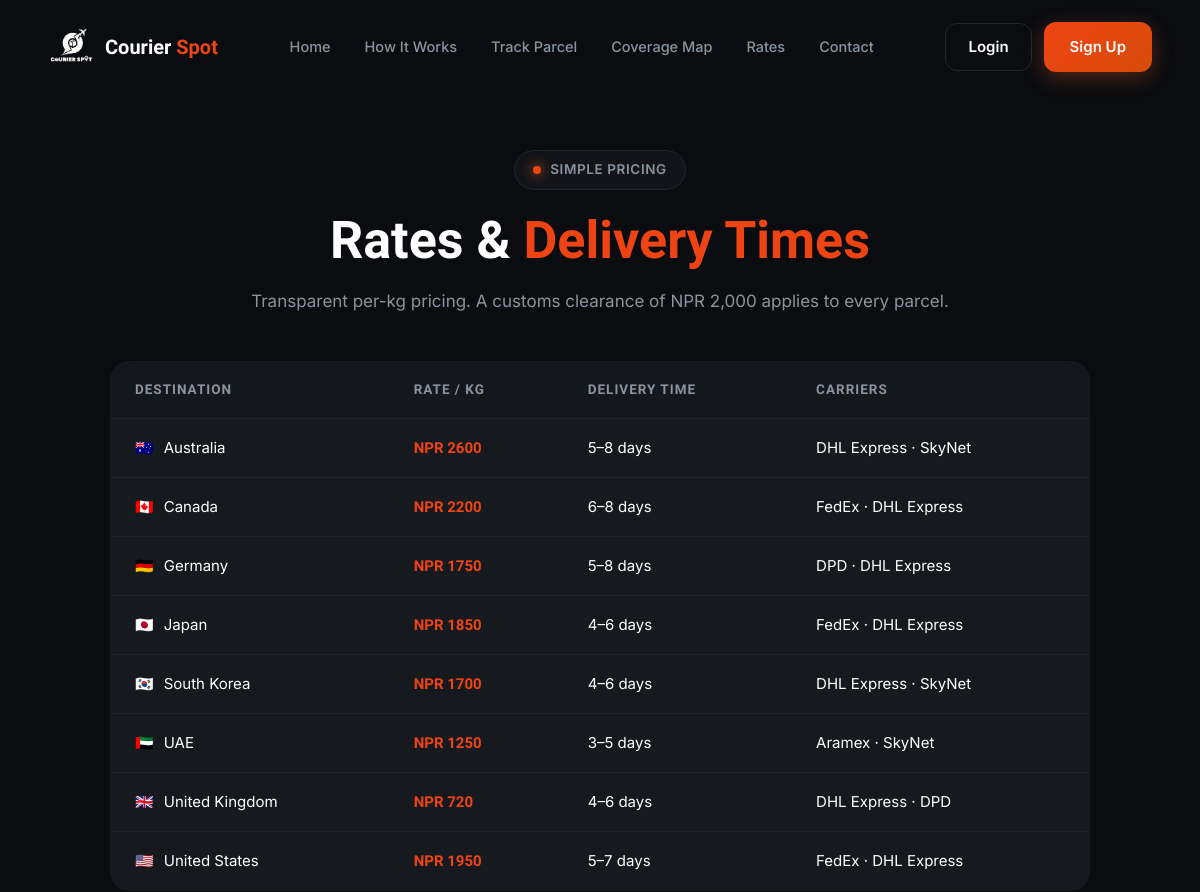
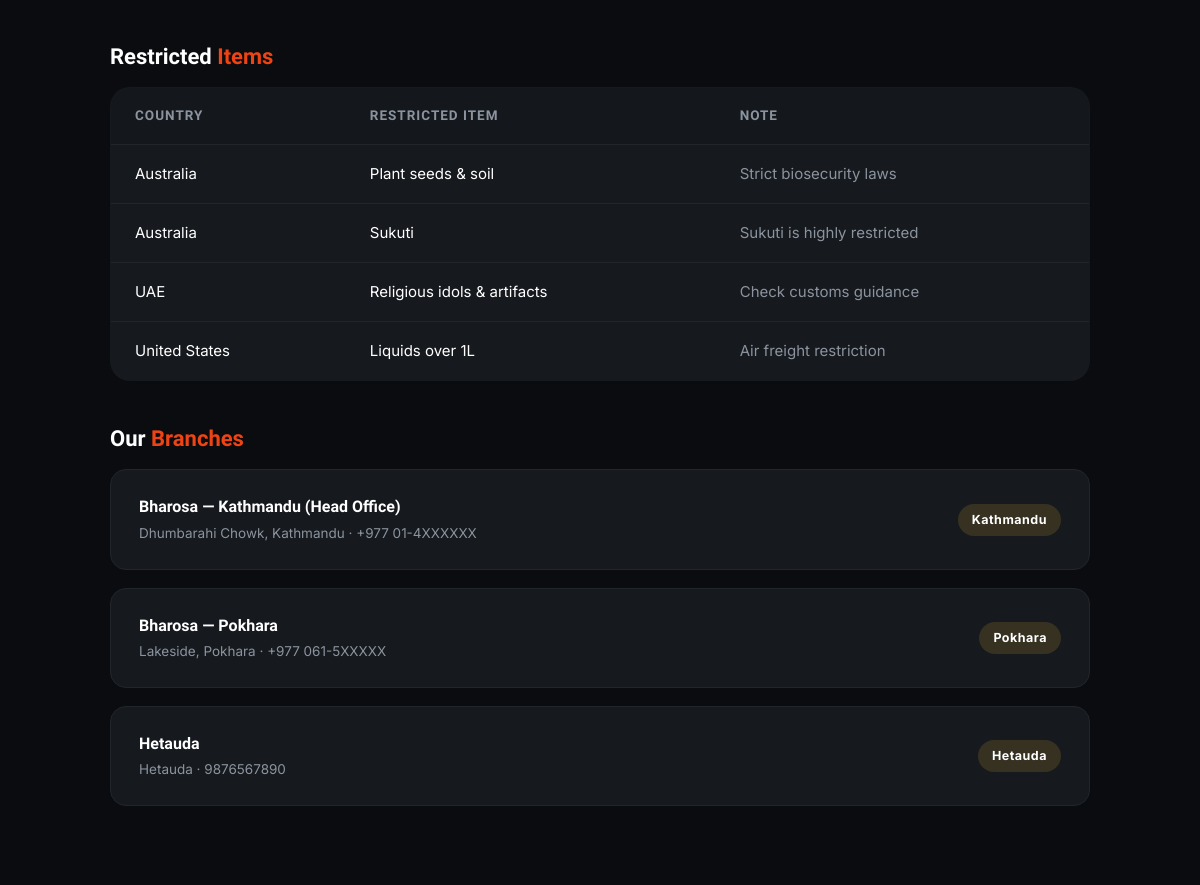
The app's page /rates/ (upper part), older data (2 pictures, top to bottom).
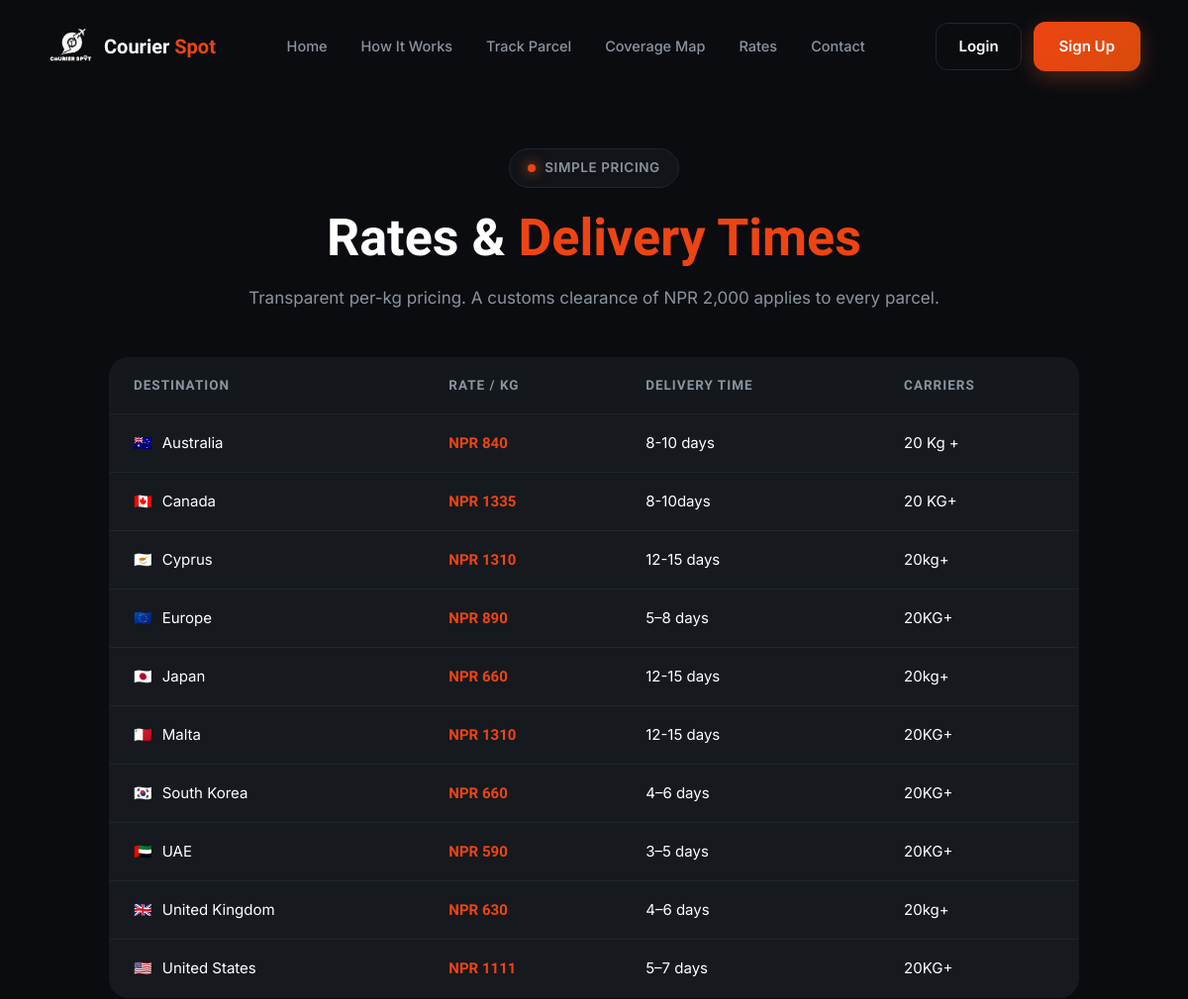
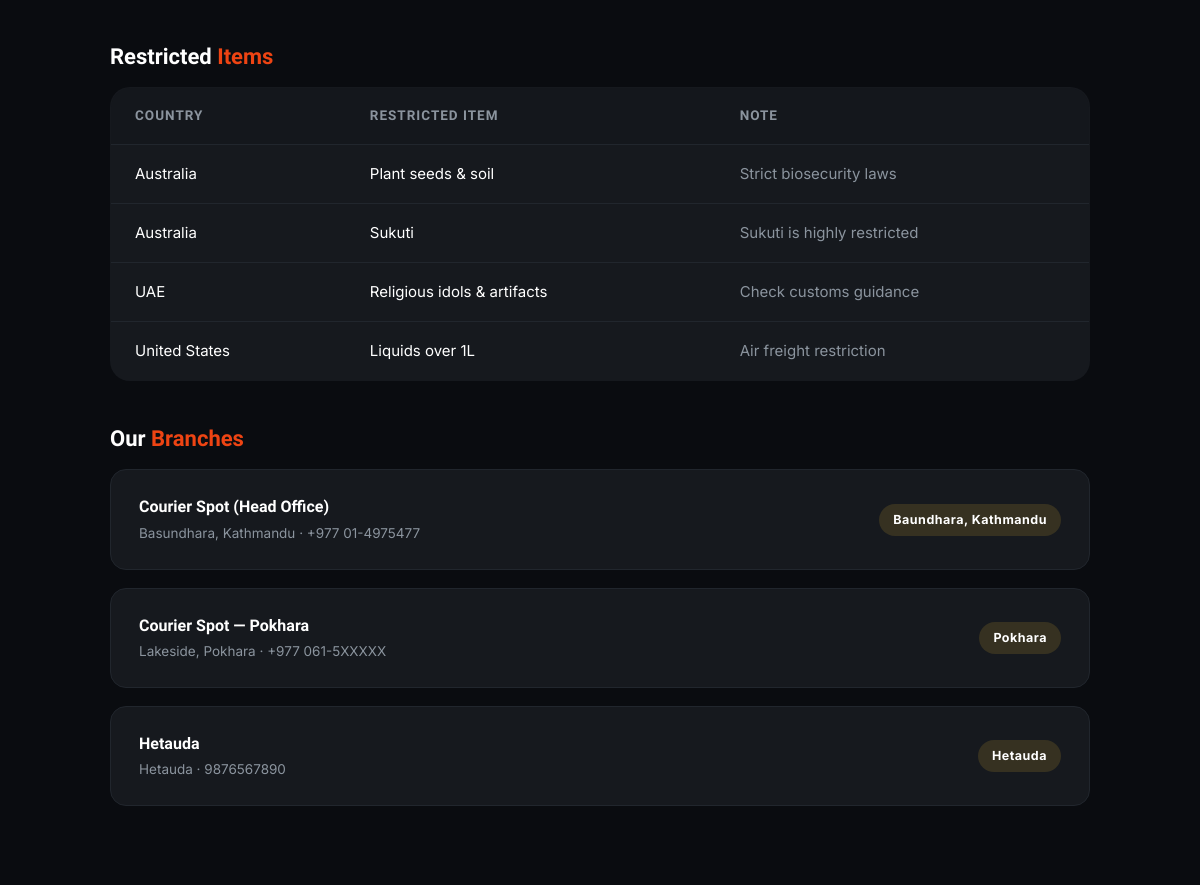
The same page, newer data (2 pictures, top to bottom).
### core/models.py (models this page shows, shortened)
class RateCard(models.Model):
    country = models.CharField(max_length=80, unique=True)
    flag = models.CharField(max_length=8, blank=True, help_text='Emoji flag, e.g. 🇺🇸')
    rate_per_kg = models.DecimalField(max_digits=12, decimal_places=2)
    delivery_days = models.CharField(max_length=30, help_text='e.g. 5–7 days')
    carriers = models.CharField(max_length=120, help_text='e.g. FedEx · DHL Express')
    is_active = models.BooleanField(default=True)
    class Meta:
        ordering = ['country']

class RestrictedItem(models.Model):
    country = models.CharField(max_length=80)
    item = models.CharField(max_length=160)
    note = models.CharField(max_length=255, blank=True)
    class Meta:
        ordering = ['country', 'item']

### operations/models.py (models this page shows, shortened)
class Branch(models.Model):
    name = models.CharField(max_length=120)
    location = models.CharField(max_length=160, help_text='City / area, e.g. Kathmandu — Dhumbarahi')
    address = models.CharField(max_length=255)
    phone = models.CharField(max_length=40)
    email = models.EmailField(blank=True)
    is_active = models.BooleanField(default=True)
    created_at = models.DateTimeField(auto_now_add=True)
    class Meta:
        verbose_name_plural = 'Branches'

### core/views.py (the view)
# urls.py: path('rates/', core_v.rates_page, name='rates_page'),
def rates_page(request):
    return render(request, 'public/rates.html', {
        'rates': RateCard.objects.filter(is_active=True),
        'restricted': RestrictedItem.objects.all(),
        'branches': Branch.objects.filter(is_active=True),
    })

### templates/public/rates.html (shortened to what this page needs)
{% extends "public/base_public.html" %}
{% block content %}
<section class="page-pad">
  <div class="container" style="max-width:980px">
    <div class="section-head" style="margin-bottom:46px">
      <div class="badge"><span class="dot"></span> SIMPLE PRICING</div>
      <h2>Rates & <span class="accent">Delivery Times</span></h2>
      <p>Transparent per-kg pricing. A customs clearance of NPR 2,000 applies to every parcel.</p>
    </div>
    <table class="rate-table">
      <thead><tr><th>DESTINATION</th><th>RATE / KG</th><th>DELIVERY TIME</th><th>CARRIERS</th></tr></thead>
      <tbody>
        {% for r in rates %}
        <tr><td><span class="flag">{{ r.flag }}</span>{{ r.country }}</td>
            <td class="price">NPR {{ r.rate_per_kg|floatformat:0 }}</td>
            <td>{{ r.delivery_days }}</td><td>{{ r.carriers }}</td></tr>
        {% empty %}<tr><td colspan="4" style="text-align:center;color:#5d6772">Rates coming soon.</td></tr>{% endfor %}
      </tbody>
    </table>
    <div class="rt-section">
      <h3>Restricted <span class="accent">Items</span></h3>
      <table class="rate-table">
        <thead><tr><th>COUNTRY</th><th>RESTRICTED ITEM</th><th>NOTE</th></tr></thead>
        <tbody>
          {% for x in restricted %}
          <tr><td>{{ x.country }}</td><td>{{ x.item }}</td><td style="color:var(--muted)">{{ x.note }}</td></tr>
          {% empty %}<tr><td colspan="3" style="text-align:center;color:#5d6772">No restrictions listed yet.</td></tr>{% endfor %}
        </tbody>
      </table>
    </div>
    <div class="rt-section">
      <h3>Our <span class="accent">Branches</span></h3>
      <div class="parcel-grid">
        {% for b in branches %}
        <div class="parcel-card">
          <div><div style="font-family:var(--display);font-weight:700">{{ b.name }}</div>
          <div style="color:var(--muted);font-size:13.5px;margin-top:3px">{{ b.address }} · {{ b.phone }}</div></div>
          <span class="pstatus ps-PROCESSING">{{ b.location }}</span>
        </div>
        {% endfor %}
      </div>
    </div>
  </div>
</section>
{% endblock %}

Row changes from the older to the newer data that the page shows:
changed RateCard "Australia": rate_per_kg "2600" → "840"; delivery_days "5–8 days" → "8-10 days"; carriers "DHL Express · SkyNet" → "20 Kg +"
changed RateCard "Canada": rate_per_kg "2200" → "1335"; delivery_days "6–8 days" → "8-10days"; carriers "FedEx · DHL Express" → "20 KG+"
added RateCard: flag "🇨🇾", country "Cyprus", rate_per_kg "1310", delivery_days "12-15 days", carriers "20kg+"
changed RateCard: flag "🇩🇪" → "🇪🇺"; country "Germany" → "Europe"; rate_per_kg "1750" → "890"; carriers "DPD · DHL Express" → "20KG+"
changed RateCard "Japan": rate_per_kg "1850" → "660"; delivery_days "4–6 days" → "12-15 days"; carriers "FedEx · DHL Express" → "20kg+"
added RateCard: flag "🇲🇹", country "Malta", rate_per_kg "1310", delivery_days "12-15 days", carriers "20KG+"
changed RateCard "South Korea": rate_per_kg "1700" → "660"; carriers "DHL Express · SkyNet" → "20KG+"
changed RateCard "UAE": rate_per_kg "1250" → "590"; carriers "Aramex · SkyNet" → "20KG+"
changed RateCard "United Kingdom": rate_per_kg "720" → "630"; carriers "DHL Express · DPD" → "20kg+"
changed RateCard "United States": rate_per_kg "1950" → "1111"; carriers "FedEx · DHL Express" → "20KG+"
changed Branch: name "Bharosa — Kathmandu (Head Office)" → "Courier Spot (Head Office)"; address "Dhumbarahi Chowk, Kathmandu" → "Basundhara, Kathmandu"; phone "+977 01-4XXXXXX" → "+977 01-4975477"; location "Kathmandu" → "Baundhara, Kathmandu"
changed Branch "Lakeside, Pokhara": name "Bharosa — Pokhara" → "Courier Spot — Pokhara"
